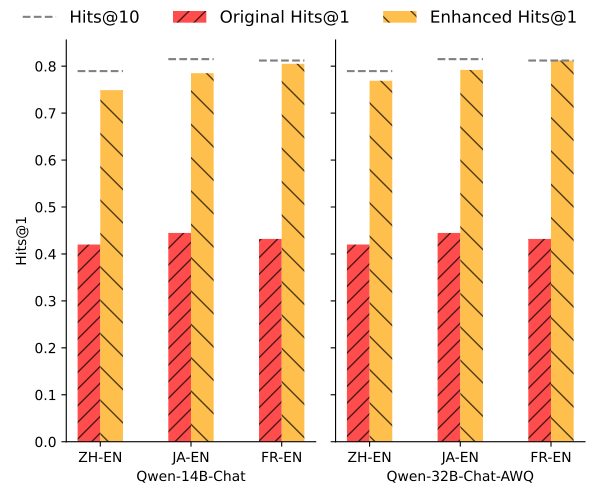

Source code (Python):
import matplotlib.pyplot as plt
import numpy as np

# 数据集名称
datasets = ['ZH-EN', 'JA-EN', 'FR-EN']

# 基准LLM1的Hits@1数据
llm1_original_hits_at_1 = [0.42, 0.4448, 0.432]
llm1_enhanced_hits_at_1 = [0.749, 0.785, 0.805]

# 基准LLM2的Hits@1数据
llm2_original_hits_at_1 = [0.42, 0.4448, 0.432]
llm2_enhanced_hits_at_1 = [0.769, 0.792, 0.812]

# Hits@10数据（性能上限）
hits_at_10 = [0.7895, 0.815, 0.812]

x = np.arange(len(datasets))  # 标签位置
width = 0.25  # 柱状图的宽度

fig, axs = plt.subplots(1, 2, figsize=(6, 5), sharey=True)

# 第一个LLM的柱状图
axs[0].bar(x - width/2, llm1_original_hits_at_1, width, label='Original Hits@1', color='red', alpha=0.7, hatch='//')
axs[0].bar(x + width/2, llm1_enhanced_hits_at_1, width, label='Enhanced Hits@1', color='orange', alpha=0.7, hatch='\\')

# 第二个LLM的柱状图
axs[1].bar(x - width/2, llm2_original_hits_at_1, width, color='red', alpha=0.7, hatch='//')
axs[1].bar(x + width/2, llm2_enhanced_hits_at_1, width, color='orange', alpha=0.7, hatch='\\')
axs[0].plot([], [], color='grey', linestyle='dashed', label='Hits@10')
# axs[1].plot([], [], color='grey', linestyle='dashed', label='Hits@10')
# 绘制Hits@10的性能上限线
for ax in axs:
    for i in range(len(datasets)):
        ax.hlines(y=hits_at_10[i], xmin=x[i]-width, xmax=x[i]+width, colors='grey', linestyles='dashed')
    ax.set_xticks(x)
    ax.set_xticklabels(datasets)
    ax.spines['top'].set_visible(False)
    ax.spines['right'].set_visible(False)

# 添加公共元素
# fig.suptitle('Hits@1 Comparison with Performance Upper Bound for Two LLMs')
axs[0].set_ylabel('Hits@1')
axs[0].set_xlabel('Qwen-14B-Chat')
axs[1].set_xlabel('Qwen-32B-Chat-AWQ')
fig.legend(loc='upper center', bbox_to_anchor=(0.5, 1.01), ncol=3, frameon=False, fontsize='large')

plt.tight_layout(rect=[0, 0, 1, 0.95])  # 调整整体布局，预留出空间放置图例
plt.savefig('gcnalign-rerank.pdf', format='pdf')
# plt.show()
